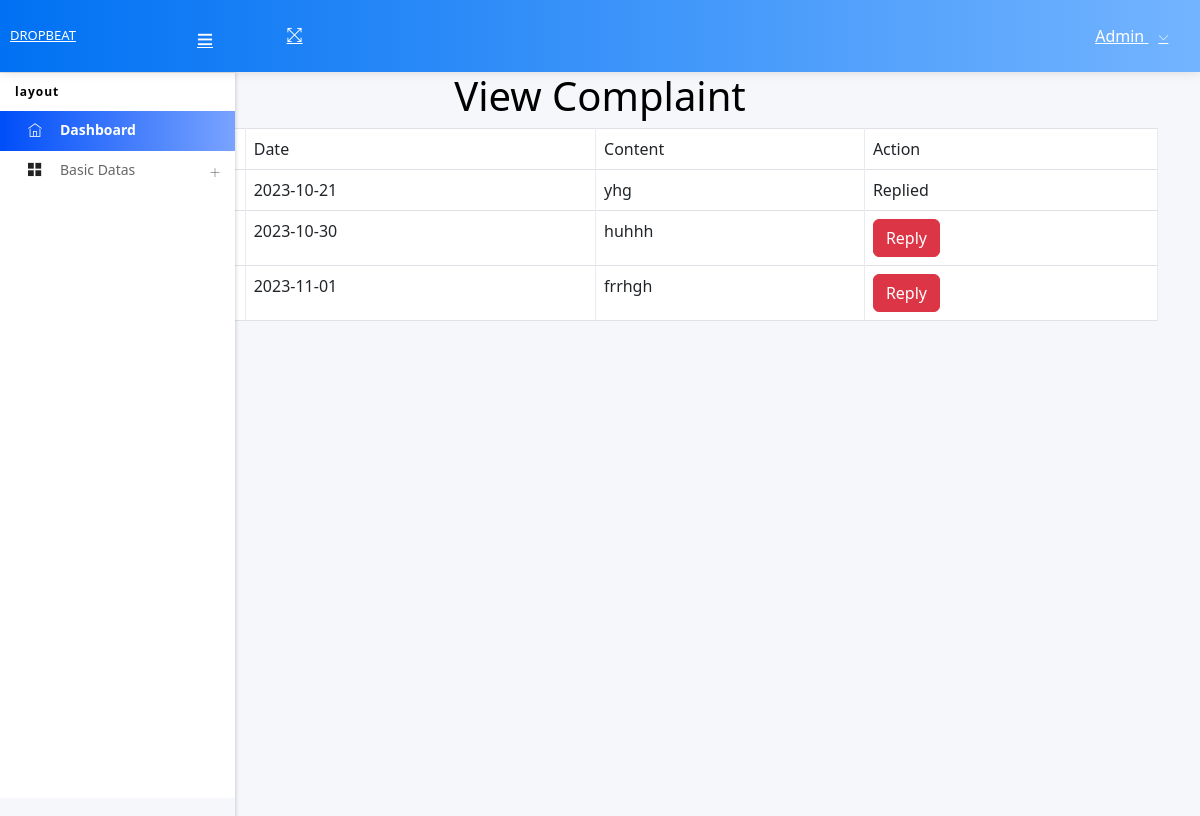
Screenshot of /Project/Admin/viewcomplaint.php with the database file from the repository.
### tables this page shows
CREATE TABLE `tbl_complaint` (
  `complaint_id` int(11) NOT NULL auto_increment,
  `complaint_content` varchar(100) NOT NULL,
  `complaint_date` varchar(100) NOT NULL,
  `student_id` int(11) NOT NULL,
  `complaint_reply` varchar(100) NOT NULL,
  `trainer_id` int(11) NOT NULL,
  `complaint_status` int(50) NOT NULL default '0',
  PRIMARY KEY  (`complaint_id`)
);

### Project/Admin/viewcomplaint.php (the view, shortened to what this page needs)
<?php
include("Head.php");
?>
<!DOCTYPE html PUBLIC "-//W3C//DTD XHTML 1.0 Transitional//EN" "http://www.w3.org/TR/xhtml1/DTD/xhtml1-transitional.dtd">
<html xmlns="http://www.w3.org/1999/xhtml">
<head>
<link href="https://cdn.jsdelivr.net/npm/bootstrap@5.5.0/dist/css/bootstrap.min.css" rel="stylesheet">
</head>
<body style="background-color:lightslategray;color: black;">
<body>
<div class="container">
<center><h1>View Complaint</h1></center>
        <form id="form1" name="form1" method="post" action="">
            <table class="table table-bordered" align="center" cellpadding="10">
                <tr>
                    <th>Sl.No</th>
                    <td>Date</td>
                    <td>Content</td>
                    <td>Action</td>
                </tr>
                <?php
                $i = 0;
                $selQry = "select * from tbl_complaint";
                $data = mysql_query($selQry);
                while ($row = mysql_fetch_array($data)) {
                    $i++;
                ?>
                <tr>
                    <td><?php echo $i; ?></td>
                    <td><?php echo $row["complaint_date"]; ?></td>
                    <td><?php echo $row["complaint_content"]; ?></td>
                    <td>
                        <?php
                        if($row["complaint_status"]==1)
                        {
                            echo "Replied";
                        }
                        else
                        {
                        ?>
                        <a href="reply.php?cid=<?php echo $row["complaint_id"]; ?>" class="btn btn-danger">Reply</a>
                        <?php
                        }
                        ?>
                    </td>
                </tr>
                <?php
                }
                ?>
            </table>
        </form>
    </div>
</body>
</html>
</body>
</html>

### rows the page displays
tbl_complaint: complaint_date "2023-10-21", complaint_content "yhg", complaint_status "Replied"
tbl_complaint: complaint_date "2023-10-30", complaint_content "huhhh"
tbl_complaint: complaint_date "2023-11-01", complaint_content "frrhgh"
